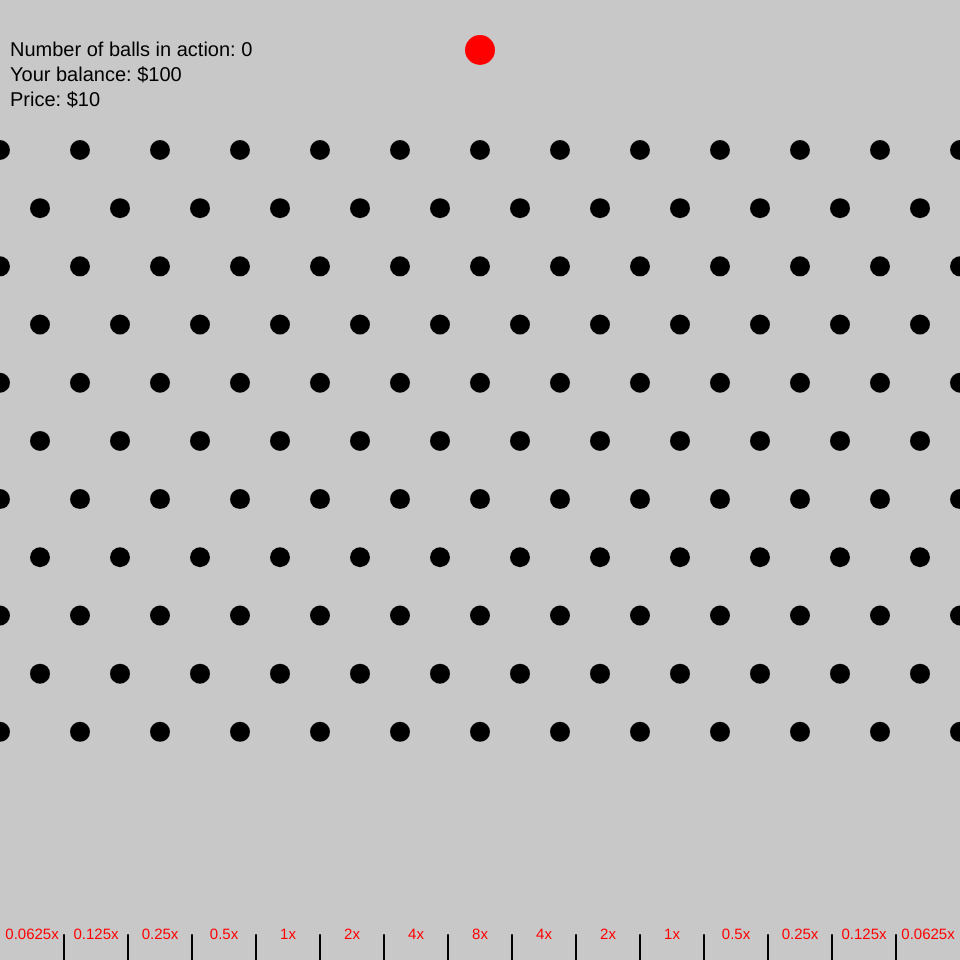
Frame 1 (no input)
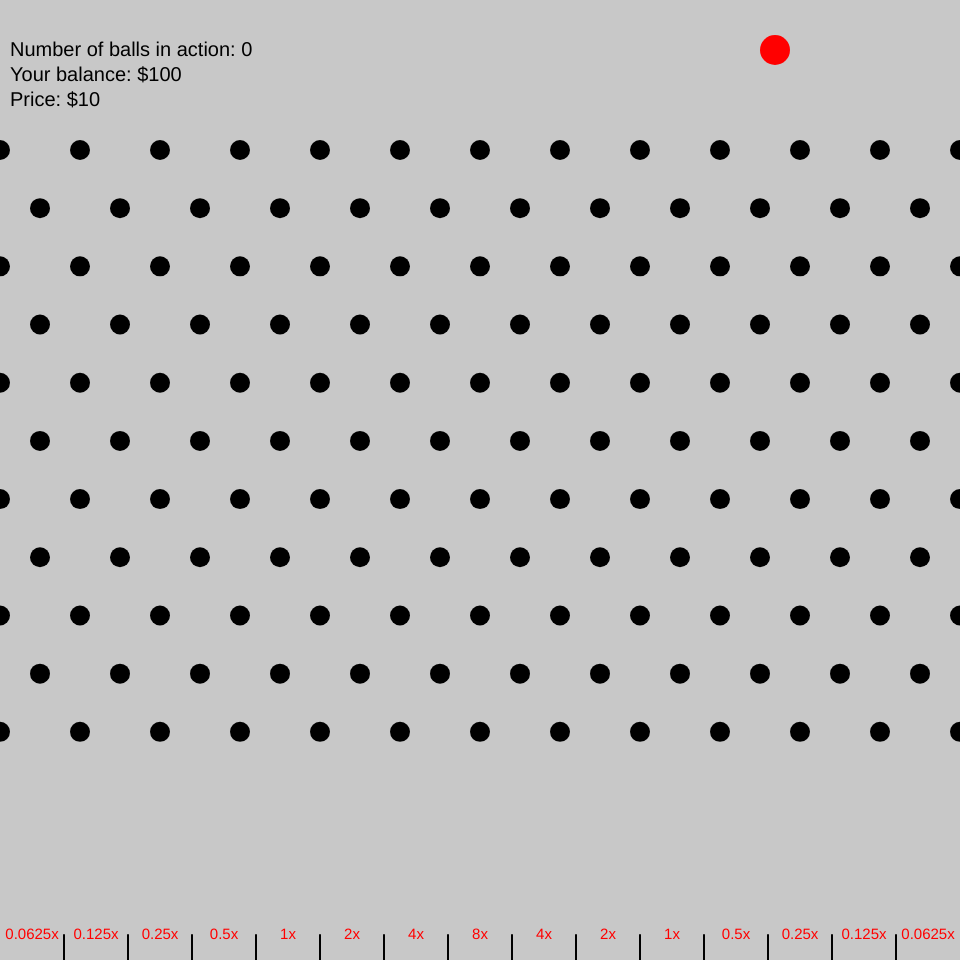
Frame 60 (no input)
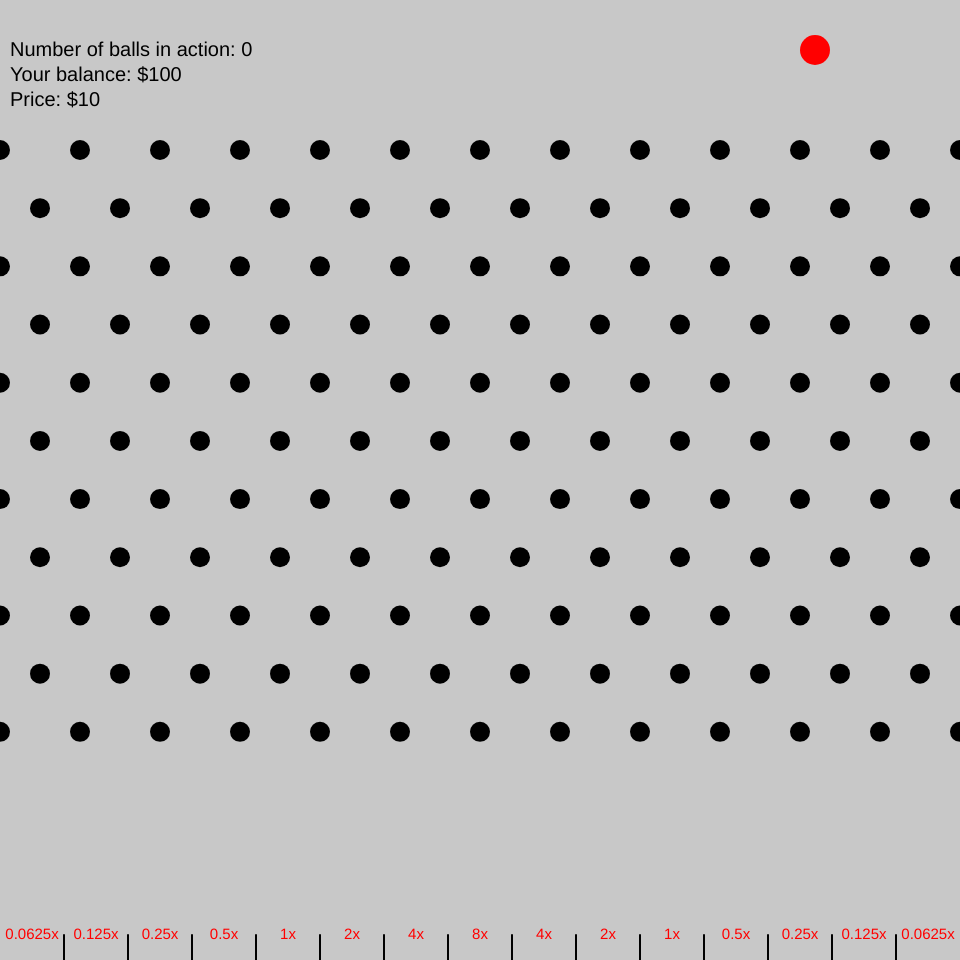
Frame 120 (the mouse pressed at the canvas centre since frame 60)

The p5.js sketch that drew these frames (run headless with seeded random() and noise() and a simulated clock; from frame 60 on, the mouse is pressed at the canvas centre):

// p5.js sketch
// ── sketch.js
// Format variables
const borderSpacing = 25;
const startSpace = 150;

// Base variables
let balance = 100;
let index = 0;
const noBuckets = 15;
let incrementer = 10;
let ballPrice = incrementer;

// Accelerate or decelerate +/- operations
// let baseInterval = 30;
// let speedUpFactor = 0.95;

// Arrays of elements
let boardPegs = [];
let ballBase = [];
let balls = [];
let tempBall;
let dropped = [];
let prices = [];

// Standard setup and board preparation (pushing pegs and boundary lines)
function setup() {
  createCanvas(960, 960);
  prepareBoard();
}

function draw() {
  background(200);

  // Display bucket separators (8 multiplier buckets of equal size)
  for(let i=1; i<noBuckets; i++){
    stroke(0);
    strokeWeight(2);
    let lineX = i * (width / noBuckets);
    line(lineX, height - borderSpacing, lineX, height);
  }

  // Display board pegs
  for(let i=0; i<boardPegs.length; i++){
    boardPegs[i].drawCircle();
  }

  // Work on in the future
  // if (keyIsDown(187) && noBalls > 0 && ballPrice < balance){
  //   let interval = baseInterval * pow(speedUpFactor, frameCount / 60);

  //   // Perform the action only at certain intervals
  //   if (frameCount % int(interval) === 0) {
  //     ballPrice += 10;
  //     prices[index] += 10;
  //   }
  // }
  
  for (const [ind, ball] of balls.entries()){
    // Draw Plinko ball or display "Game over" message
    if(balance >= 0){
      ball.drawCircle();
    }
    
    // Drop the ball
    if(dropped[ind] && balance >= 0){
      ball.setGrav(true);
      ball.moveCircle();
      ball.checkBoundaries();
    } else if (balance >= 0){
      ball.setGrav(false);
      ball.moveCircle();
      ball.checkBoundaries();
    }

    // React to collisions with Plinko ball and board pegs
    for(let i=0; i<boardPegs.length; i++){
      env = new CollisionEnv(ball, boardPegs[i]);
      
      if(env.collisionDetection()){
        env.collisionReaction();
      }
    }

    // React to collisions with Plinko ball and bucket separators (invisible balls at lines)
    for(let i=0; i<ballBase.length; i++){
      bounceEnv = new CollisionEnv(ball, ballBase[i]);
      
      if(bounceEnv.collisionDetection()){
        bounceEnv.collisionReaction();
      }
    }
    
    // Complete Plinko section, add multiplier to balance and reset Plinko ball
    if(ball.getY() >= height){
      let ballX = ball.getX();
      let bucketEdge = width / noBuckets;
      
      // For loop adding profit depending on which bucket landed in (within which x range)
      for(let i=0; i<ceil(noBuckets/2); i++){
        let lowerEdge1 = bucketEdge * i;
        let lowerEdge2 = lowerEdge1 + bucketEdge;
        let upperEdge1 = width - bucketEdge * i;
        let upperEdge2 = upperEdge1 - bucketEdge;
        let lowExp = floor(noBuckets/3) - 1;
        if((ballX > lowerEdge1 && ballX < lowerEdge2) || (ballX > upperEdge2 && ballX < upperEdge1)){
          balance += (prices[ind] * 2**(i-lowExp));
          balls.splice(ind, 1);
          dropped.splice(ind, 1);
          prices.splice(ind, 1);
          break;
        }
      }

      index -= 1;
    }
  }

  // Readjust the ballPrice to less than the balance
  if(balance < ballPrice){
    ballPrice = floor(balance / incrementer) * incrementer;
    prices.pop();
    prices.push(ballPrice);
  }

  // Display the balance (display GUI after due to balls array)
  display(index, balance);

  if(balance < 10 && index == 0){
    index -= 1;
    balls.splice(0, balls.length);
    dropped.splice(0, dropped.length);
    prices.splice(0, prices.length);
  }
}

/*
    Section of keyboard and mouse reactive functions
*/
function keyPressed(){
  // React to key press of 'r' to reset
  if(keyCode === 82 && balance >= 0){
    resetPlinko(balls[index]);
  }

  // React to key press of 'space' to drop an undropped ball
  if(keyCode === 32 && !dropped[index] && balance >= incrementer && ballPrice != 0){
    let direction = balls[index].getDx();
    balls[index].setDx(0);
    dropped[index] = true;
    index += 1;
    balance -= ballPrice;
    
    addBall(direction);
  }

  if(keyCode === 187 && ballPrice <= (balance-incrementer)){
    ballPrice += incrementer;
    prices.pop();
    prices.push(ballPrice);
  }

  if(keyCode === 189 && ballPrice > incrementer){
    ballPrice -= incrementer;
    prices.pop();
    prices.push(ballPrice);
  }
}

// Show undropped Plinko ball following the X value of the mouse in boundaries
// function mouseMoved(){
//   if(!dropped[index] && balls[index]){
//     balls[index].setX(mouseX);
//     balls[index].drawCircle();
//     balls[index].checkBoundaries();
//   }
// }

/*
    Functions used in specifically in sketch
*/
function addBall(direction){
  dropped.push(false);
  prices.push(ballPrice);
  tempBall = new PBall(balls[index-1].getX(), borderSpacing * 2, 15, [255, 0, 0], undefined, direction);
  balls.push(tempBall);
  tempBall = 0;
}

// Reset Plinko ball to top of the board
function resetPlinko(ball){
  dropped[index] = false;
  ball.setX(width/2);
  ball.setY(borderSpacing * 2);
  ball.setDx(0);
  ball.setDy(0);
}

// Display balance and bucket multipliers;
function display(index, balance){
  if(index >= 0){
    noStroke();
    textAlign(LEFT, CENTER);
    textSize(20);
    fill([0, 0, 0]);
    let GUILiteral = 
        `Number of balls in action: ${index}
Your balance: $${balance}
Price: $${ballPrice}`
    text(GUILiteral, 10, borderSpacing * 3);

    // Display bucket multipliers
    textAlign(CENTER);
    textSize(15);
    fill([255, 0, 0]);
    let halfBuckets = ceil(noBuckets/2)
    let lowExp = floor(noBuckets/3) - 1;
    for(let i=0; i<halfBuckets; i++){
      let lowerX = (2*width*i+width)/(noBuckets*2);
      let upperX = width - (2*width*i+width)/(noBuckets*2);
      text(`${(2**(i-lowExp))}x`, lowerX, height-borderSpacing);
      if(upperX != lowerX){
        text(`${(2**(i-lowExp))}x`, upperX, height-borderSpacing);
      }
    }
  } else if (balance < incrementer && index < 0){
    stroke('black');
    textAlign(CENTER, CENTER);
    textSize(35);
    fill([255, 255, 255]);
    text(`Game over!
You ran out of money`, width/2, height/2);
  }
}

// Push ball elements (invisible separators, Plinko ball and board pegs) to their designated lists
function prepareBoard(){
  // For loop to push all invisible separators of the multiplier buckets
  for(let i = 1; i < noBuckets; i++){
    ballBase.push(new Ball(i * (width / noBuckets), height-borderSpacing, 1, [0, 0, 0]));
    ballBase.push(new Ball(i * (width / noBuckets), height-floor(borderSpacing/2), 1, [0, 0, 0]));
  }
  
  // Create the single playable ball
  tempBall = new PBall(width / 2, borderSpacing * 2, 15, [255, 0, 0], undefined, 5);
  balls.push(tempBall);
  tempBall = 0;
  dropped.push(false);
  prices.push(ballPrice);
  
  // Define the space and parameters for the Plinko board pegs and push all pegs to the boardPegs array
  const lowerX = startSpace;
  const upperX = (2/3) * height + startSpace;
  const noLayers = 11;
  const noPegs = 13;
  const pegRad = 10;
  const colour = [0, 0, 0];
  
  let ySpacing = (upperX - lowerX)/noLayers;
  let xSpacing = width/(noPegs-1);

  for (let i=0; i<noLayers; i++){
    for (let j=0; j<noPegs; j++){
      let x = xSpacing * j;
      let y = lowerX + (i * ySpacing);

      if (i % 2 === 1) {
        x += xSpacing / 2;
      }

      boardPegs.push(new Ball(x, y, pegRad, colour));
    }
  }
}
// ── ball.js
class Ball {
  constructor(x, y, rad, colour, dx = 0, dy = 0){
    this.x = x;
    this.y = y;
    this.dx = dx;
    this.dy = dy;
    this.rad = rad;
    this.mass = PI * sq(rad);
    this.colour = colour;
  }
  
  drawCircle(){
    noStroke();
    fill(this.colour[0], this.colour[1], this.colour[2]);
    circle(this.x, this.y, this.rad*2);
  }
  
  moveCircle(){
    this.x += this.dx;
    this.y += this.dy;
  }
  
  checkBoundaries(){
    if (this.x >= width - this.rad || this.x <= this.rad){
      this.dx *= -1;
      if (this.x >= width - this.rad){
        this.x = width - this.rad;
      } else {
        this.x = this.rad;
      }
    }
    
    if (this.y >= height - this.rad || this.y <= this.rad){
      this.dy *= -1;
      if (this.y >= height - this.rad){
        this.y = height - this.rad;
      } else {
        this.y = this.rad;
      }
    }
  }
  
  getRad(){
    return this.rad;
  }
  
  getMass(){
    return this.mass;
  }
  
  getColour(){
    return this.colour;
  }
  
  setColour(colour){
    this.colour = colour;
  }
  
  getMomentum(){
    return sqrt(sq(this.dx) + sq(this.dy)) * this.mass;
  }
  
  getX(){
    return this.x;
  }
  
  getY(){
    return this.y;
  }
  
  setX(x){
    this.x = x;
  }
  
  setY(y){
    this.y = y;
  }
  
  getDx(){
    return this.dx;
  }
  
  getDy(){
    return this.dy;
  }
  
  setDx(dx){
    this.dx = dx;
  }
  
  setDy(dy){
    this.dy = dy;
  }
}
// ── collisionenv.js
class CollisionEnv {
  constructor(ball1, ball2) {
    this.ball1 = ball1;
    this.ball2 = ball2;
    this.dampingFactor = 0.8;
  }

  collisionReaction() {
    this.resolveOverlap();
    this.vectorCalculation();
  }

  resolveOverlap() {
    let deltaX = this.ball2.getX() - this.ball1.getX();
    let deltaY = this.ball2.getY() - this.ball1.getY();
    let distance = sqrt(sq(deltaX) + sq(deltaY));

    // Calculate the overlap distance
    let overlap = this.ball1.getRad() + this.ball2.getRad() - distance;

    // Normalize the normal vector (direction of collision)
    let normalX = deltaX / distance;
    let normalY = deltaY / distance;

    // Move ball1 back along the normal vector by the overlap amount to prevent sticking
    this.ball1.setX(this.ball1.getX() - overlap * normalX);
    this.ball1.setY(this.ball1.getY() - overlap * normalY);
  }
  
  vectorCalculation() {
    // Step 1: Calculate the normal and tangent vectors
    let deltaX = this.ball2.getX() - this.ball1.getX();
    let deltaY = this.ball2.getY() - this.ball1.getY();
    let distance = sqrt(sq(deltaX) + sq(deltaY));

    // Normalize the normal vector
    let normalX = deltaX / distance;
    let normalY = deltaY / distance;

    // Tangent vector is perpendicular to the normal vector
    let tangentX = -normalY;
    let tangentY = normalX;

    // Step 2: Resolve the velocities into normal and tangent components
    // Ball 1
    let v1n = this.ball1.getDx() * normalX + this.ball1.getDy() * normalY; // Normal component
    let v1t = this.ball1.getDx() * tangentX + this.ball1.getDy() * tangentY; // Tangential component

    // Step 3: Use conservation of momentum to update the normal velocities
    let newV1n = -v1n;
    
    newV1n *= this.dampingFactor;
    v1t *= this.dampingFactor;
    
    if(abs(this.ball1.getX() - this.ball2.getX()) < 0.1 && this.ball2.getY() == this.ball1.getY() + this.ball1.getRad() + this.ball2.getRad() && this.ball1.getDx() == 0){
      this.ball1.setDx((random(1) < 0.5 ? -1 : 1));
    } else {
      this.ball1.setDx(newV1n * normalX + v1t * tangentX);
    // + newV2n * normalX + v2t * tangentX
    }
    
    this.ball1.setDy(newV1n * normalY + v1t * tangentY);
    // + newV2n * normalY + v2t * tangentY
  }

  collisionDetection() {
    let distX = this.ball2.getX() - this.ball1.getX();
    let distY = this.ball2.getY() - this.ball1.getY();
    let distance = sqrt(sq(distX) + sq(distY));

    return distance < this.ball1.getRad() + this.ball2.getRad();
  }
}

// ── pball.js
class PBall {
  constructor(x, y, rad, colour, gravity = 0.5, dx = 0, dy = 0){
    this.x = x;
    this.y = y;
    this.dx = dx;
    this.dy = dy;
    this.rad = rad;
    this.mass = PI * sq(rad);
    this.colour = colour;
    this.gravity = gravity;
    this.gStatus = true;
  }
  
  drawCircle(){
    noStroke();
    fill(this.colour[0], this.colour[1], this.colour[2]);
    circle(this.x, this.y, this.rad*2);
  }
  
  moveCircle(){
    this.dy += this.gStatus ? this.gravity : 0;
    this.x += this.dx;
    this.y += this.dy;
  }
  
  checkBoundaries(){
    if (this.x >= width - this.rad || this.x <= this.rad){
      this.dx *= -1;
      if (this.x >= width - this.rad){
        this.x = width - this.rad;
      } else {
        this.x = this.rad;
      }
    }
    
    // No bottom boundary
    if (this.y <= this.rad){
      this.dy *= -1;
      this.y = this.rad;
    }
  }
  
  getRad(){
    return this.rad;
  }
  
  getMass(){
    return this.mass;
  }

  setGrav(status){
    this.gStatus = status;
  }
  
  getColour(){
    return this.colour;
  }
  
  setColour(colour){
    this.colour = colour;
  }
  
  getMomentum(){
    return sqrt(sq(this.dx) + sq(this.dy)) * this.mass;
  }
  
  getX(){
    return this.x;
  }
  
  getY(){
    return this.y;
  }
  
  setX(x){
    this.x = x;
  }
  
  setY(y){
    this.y = y;
  }
  
  getDx(){
    return this.dx;
  }
  
  getDy(){
    return this.dy;
  }
  
  setDx(dx){
    this.dx = dx;
  }
  
  setDy(dy){
    this.dy = dy;
  }
}
